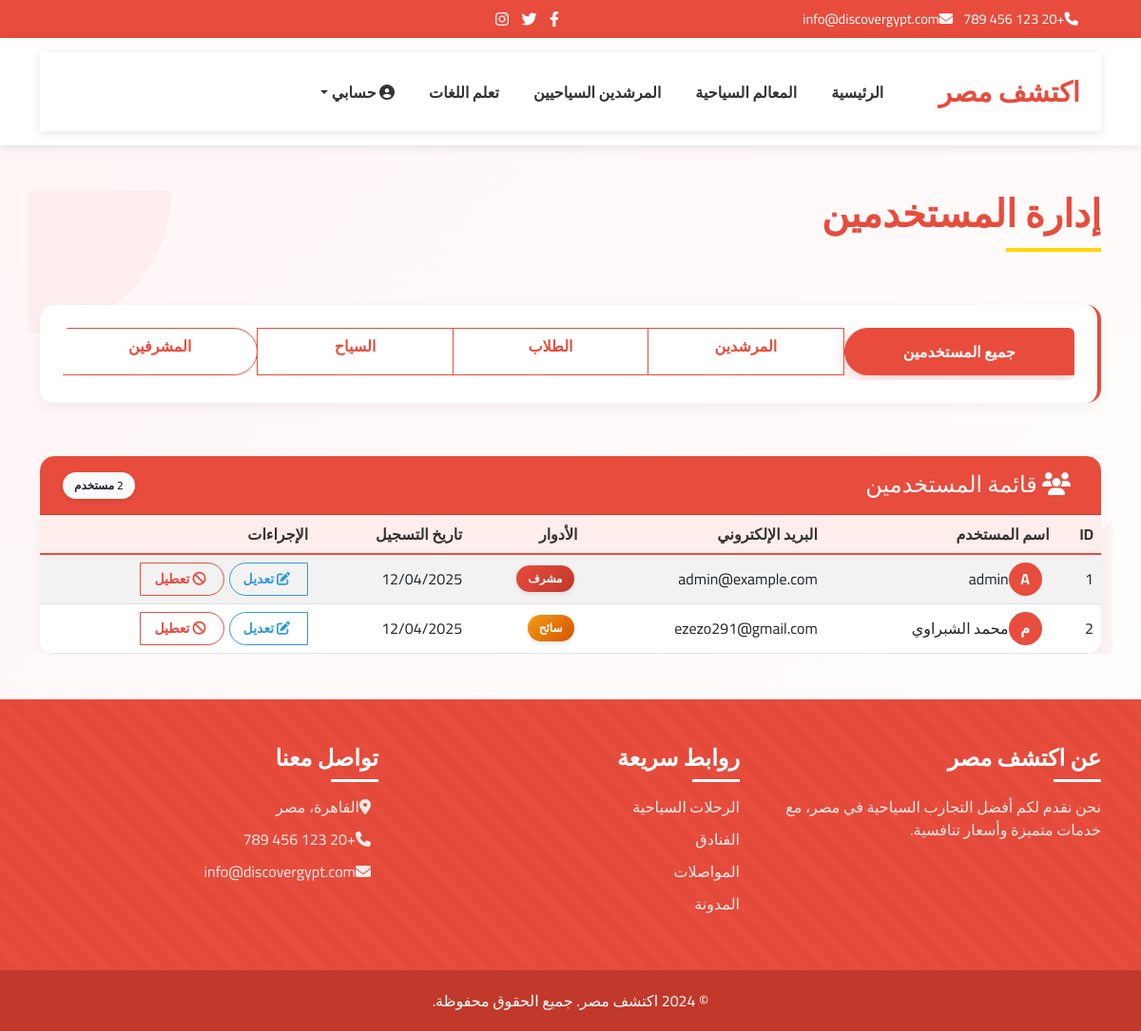
Before: /admin/users (signed in) with the older database file.
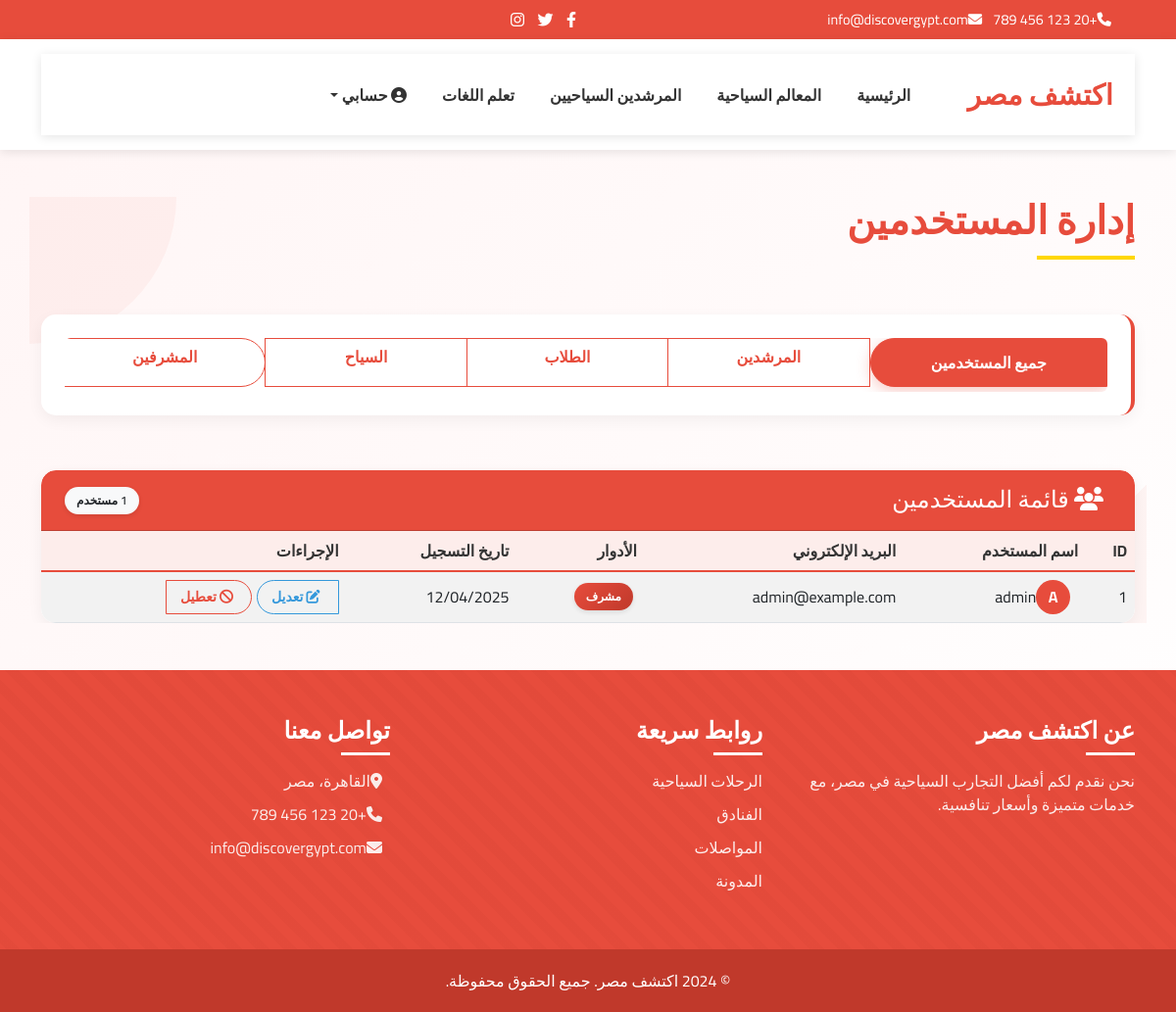
After: the same page with the newer database file.
### models.py (models this page shows, shortened)
class User(UserMixin, db.Model):
    id = db.Column(db.Integer, primary_key=True)
    username = db.Column(db.String(64), unique=True, nullable=False)
    email = db.Column(db.String(120), unique=True, nullable=False)
    password_hash = db.Column(db.String(256), nullable=False)
    is_guide = db.Column(db.Boolean, default=False)
    is_student = db.Column(db.Boolean, default=False)
    is_tourist = db.Column(db.Boolean, default=False)
    is_admin = db.Column(db.Boolean, default=False)
    phone = db.Column(db.String(20), nullable=True)
    country = db.Column(db.String(100), nullable=True)
    governorate = db.Column(db.String(100), nullable=True)
    city = db.Column(db.String(100), nullable=True)
    profile_pic = db.Column(db.String(200), nullable=True)
    education_level = db.Column(db.String(100), nullable=True)
    university = db.Column(db.String(200), nullable=True)
    languages = db.Column(db.String(200), nullable=True)
    bio = db.Column(db.Text, nullable=True)
    date_joined = db.Column(db.DateTime, default=datetime.utcnow)
    profile_completed = db.Column(db.Boolean, default=False)
    reviews = db.relationship('Review', backref='author', lazy='dynamic')

### routes.py (the view)
@main.route('/admin/users')
@login_required
def admin_users():
    if not current_user.is_admin:
        flash('You do not have permission to access this page.', 'danger')
        return redirect(url_for('main.index'))
    role = request.args.get('role', 'all')
    query = User.query
    if role == 'guide':
        query = query.filter_by(is_guide=True)
    elif role == 'student':
        query = query.filter_by(is_student=True)
    elif role == 'tourist':
        query = query.filter_by(is_tourist=True)
    elif role == 'admin':
        query = query.filter_by(is_admin=True)
    users = query.all()
    return render_template('admin/users.html',
                          title='Manage Users',
                          users=users,
                          selected_role=role)

### routes.py (called while the page is built)
def get_locale():
    if 'language' in session:
        return session['language']
    return 'en'

@main.before_app_request
def before_request():
    g.locale = str(get_locale())
    g.search_form = SearchForm()
    g.count_reviews_by_rating = count_reviews_by_rating

### templates/admin/users.html (shortened to what the changed rows need)
<!DOCTYPE html>
<html lang="en" dir="rtl">
<head>
    <link href="https://cdn.jsdelivr.net/npm/bootstrap@5.3.0/dist/css/bootstrap.min.css" rel="stylesheet">
    <link rel="stylesheet" href="https://cdnjs.cloudflare.com/ajax/libs/font-awesome/6.4.0/css/all.min.css">
</head>
<body>
    <div class="container mt-5 page-container">
        <div class="row mb-4 fade-in">
            <div class="col-12">
                <h1 class="page-title">{{ _('إدارة المستخدمين') }}</h1>
            </div>
        </div>
        <div class="row slide-up" style="animation-delay: 0.2s;">
            <div class="col-12">
                <div class="card admin-table-card">
                    <div class="card-body p-0">
                        <div class="table-responsive">
                            <table class="table table-striped">
                                <thead>
                                    <tr>
                                        <th>{{ _('ID') }}</th>
                                        <th>{{ _('اسم المستخدم') }}</th>
                                        <th>{{ _('البريد الإلكتروني') }}</th>
                                        <th>{{ _('الأدوار') }}</th>
                                        <th>{{ _('تاريخ التسجيل') }}</th>
                                        <th>{{ _('الإجراءات') }}</th>
                                    </tr>
                                </thead>
                                <tbody>
                                    {% for user in users %}
                                    <tr>
                                        <td>{{ user.id }}</td>
                                        <td>
                                            <div class="d-flex align-items-center">
                                                <div class="avatar-circle me-2" style="background-color: var(--primary-red); color: white; width: 35px; height: 35px; border-radius: 50%; display: flex; align-items: center; justify-content: center; font-weight: bold;">
                                                    {{ user.username[0].upper() }}
                                                </div>
                                                <span>{{ user.username }}</span>
                                            </div>
                                        </td>
                                        <td>{{ user.email }}</td>
                                        <td>
                                            {% if user.is_admin %}
                                            <span class="badge bg-danger me-1">{{ _('مشرف') }}</span>
                                            {% endif %}
                                            {% if user.is_tourist %}
                                            <span class="badge bg-warning me-1">{{ _('سائح') }}</span>
                                            {% endif %}
                                        </td>
                                        <td>{{ user.date_joined.strftime('%d/%m/%Y') }}</td>
                                        <td>
                                            <div class="btn-group" role="group">
                                                <button type="button" class="btn btn-sm action-btn action-btn-edit">
                                                    <i class="fas fa-edit me-1"></i> {{ _('تعديل') }}
                                                </button>
                                                <button type="button" class="btn btn-sm action-btn action-btn-disable">
                                                    <i class="fas fa-ban me-1"></i> {{ _('تعطيل') }}
                                                </button>
                                            </div>
                                        </td>
                                    </tr>
                                    {% endfor %}
                                </tbody>
                            </table>
                        </div>
                    </div>
                </div>
            </div>
        </div>
    </div>
</body>
</html>

Changed rows visible on the page:
removed User: id "2", username "م", username "محمد الشبراوي", email "ezezo291@gmail.com", date_joined "12/04/2025"
